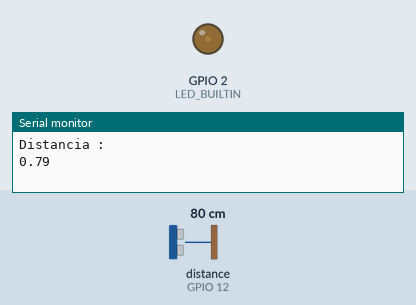
Recording of a sketch running on a simulated ESP32. Shown: output pins drawn as LEDs (lit = HIGH), the last lines printed to the serial monitor. Wiring (inferred from the names in the program): ultrasonic range finder: trigger GPIO 13; echo GPIO 12. Inputs (shaded band) come from the test bench; at power-on: distance to the obstacle (sensor on GPIO 12) 80 cm. The echo pulse lasts 58.3 µs per cm; pins used as bus, display or sensor lines are not drawn.

Above: at 1.3 s.
1.4 s: distance to the obstacle (sensor on GPIO 12) set to 2 cm
At 3.5 s:
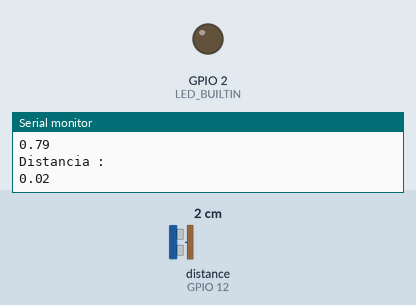
4.1 s: distance to the obstacle (sensor on GPIO 12) set to 250 cm
At 4.4 s:
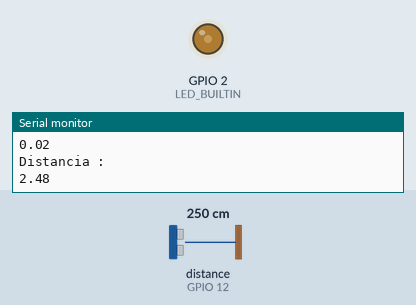
Timing chart, 0 to 7.1 s (numbered marks = the images above; inputs shaded):
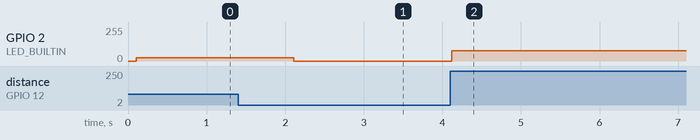

The sketch:

proximidadeAnalogica.ino
```cpp
#include <analogWrite.h>
int TRIG_PIN = 13;
int ECHO_PIN = 12;

float tempo = 0;
const float velMs = 340;
const float velMm = 0.000340;


void dispara(){

    digitalWrite(TRIG_PIN, HIGH);
    delayMicroseconds(10);
    digitalWrite(TRIG_PIN, LOW);

  }

float Calcula(float temporoso){
  return temporoso * (velMm / 2)  ;
}


float var;

void setup(){
    analogWriteResolution(LED_BUILTIN, 12);

  pinMode(TRIG_PIN, OUTPUT);
  digitalWrite(TRIG_PIN, LOW);
  pinMode(ECHO_PIN, INPUT);
    Serial.begin(9600);
    pinMode(LED_BUILTIN, OUTPUT);
    delay(100);
}

void loop() {
  dispara();
    tempo = pulseIn(ECHO_PIN, HIGH);
    Serial.println("Distancia : ");
    var = Calcula(tempo);
    Serial.println(var);

    analogWrite(LED_BUILTIN, var* (255/4));
    delay(2000);

}
```

Measured:
- after the input at 1.4 s, GPIO 2 (LED_BUILTIN): 24/255 → 0/255 after 0.71 s
- after the input at 4.1 s, GPIO 2 (LED_BUILTIN): 0/255 → 78/255 at once
